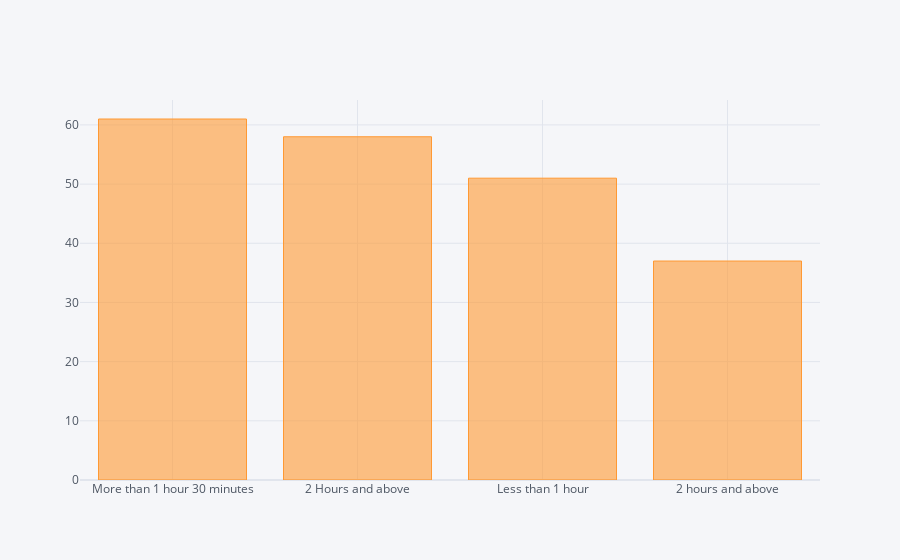

Write notebook code for a chart like this one.
### Code cell
'''Bar Chart of Time spent'''

plot_data5 = data_set['Time Spent on Social Media'].value_counts().iplot(kind = 'bar')
plot_data5

### Figure 1 — Plotly figure (JSON) as saved in the notebook; plotly's stock layout.template omitted (floating-point values rounded to 4 significant figures)
{"data": [{"marker": {"color": "rgba(255, 153, 51, 0.6)", "line": {"color": "rgba(255, 153, 51, 1.0)", "width": 1}}, "name": "Time Spent on Social Media", "orientation": "v", "text": "", "type": "bar", "x": ["More than 1 hour 30 minutes", "2 Hours and above", "Less than 1 hour", "2 hours and above"], "y": [61, 58, 51, 37]}], "layout": {"legend": {"bgcolor": "#F5F6F9", "font": {"color": "#4D5663"}}, "paper_bgcolor": "#F5F6F9", "plot_bgcolor": "#F5F6F9", "title": {"font": {"color": "#4D5663"}}, "xaxis": {"gridcolor": "#E1E5ED", "showgrid": true, "tickfont": {"color": "#4D5663"}, "title": {"font": {"color": "#4D5663"}, "text": ""}, "zerolinecolor": "#E1E5ED"}, "yaxis": {"gridcolor": "#E1E5ED", "showgrid": true, "tickfont": {"color": "#4D5663"}, "title": {"font": {"color": "#4D5663"}, "text": ""}, "zerolinecolor": "#E1E5ED"}}}
